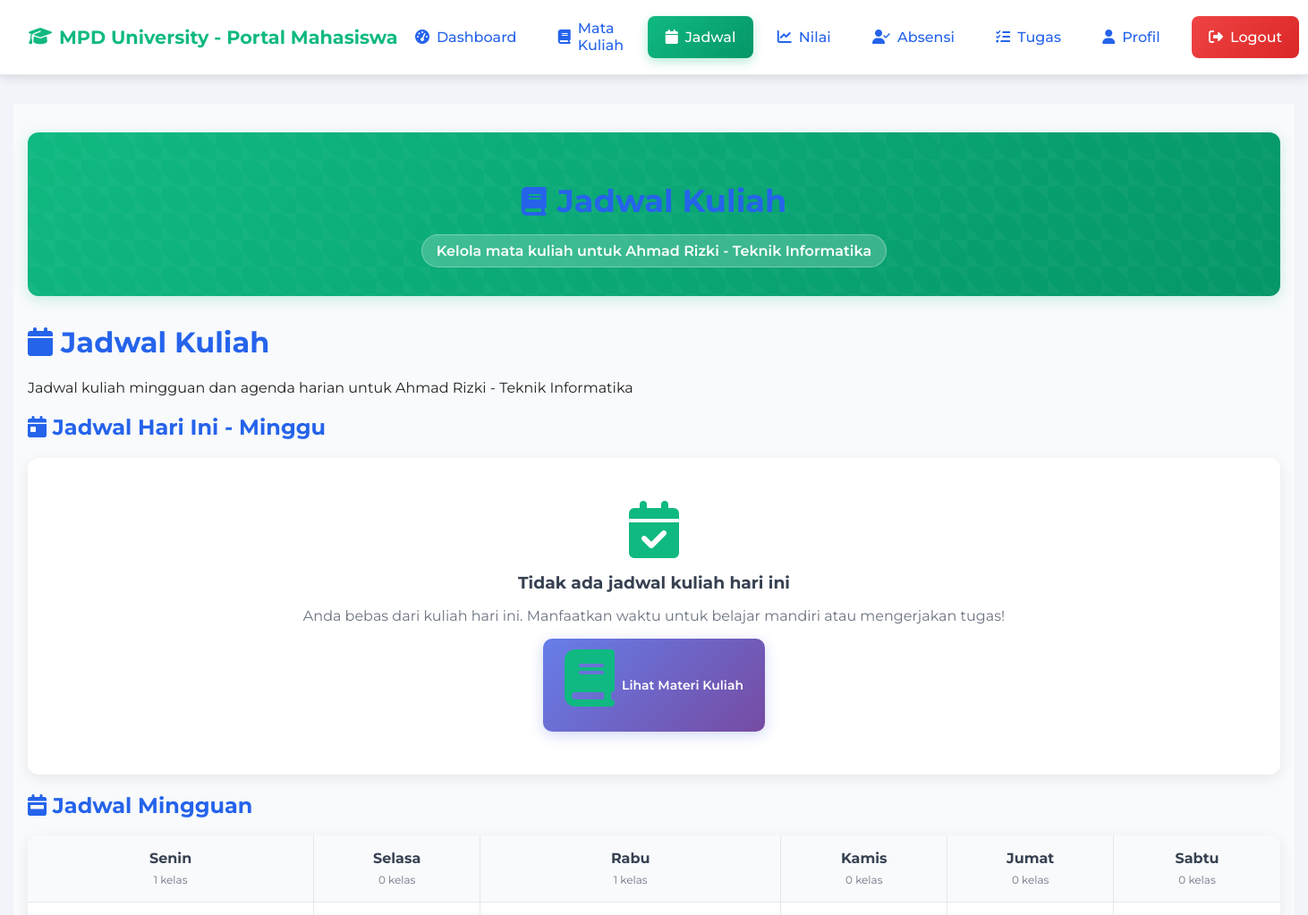
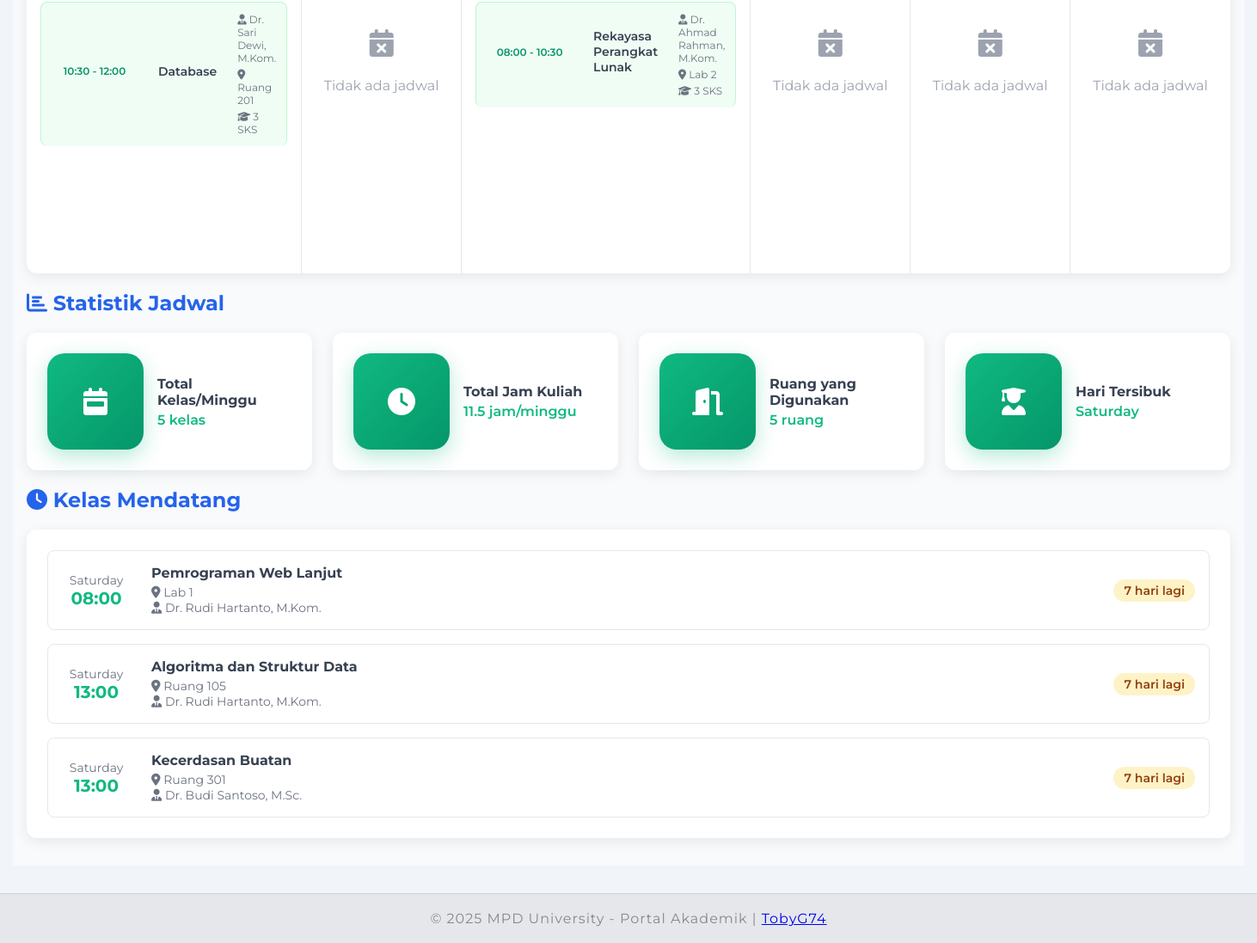
The page /mahasiswa/jadwal.php (signed in) on the database its author committed (2 pictures, top to bottom).
### tables this page shows
CREATE TABLE mahasiswa (
    id INT AUTO_INCREMENT PRIMARY KEY,
    user_id INT UNIQUE,
    nim VARCHAR(20) UNIQUE NOT NULL,
    nama VARCHAR(100) NOT NULL,
    program_studi_id INT,
    semester INT,    email VARCHAR(100),
    phone VARCHAR(20),
    alamat TEXT,
    created_at DATETIME DEFAULT NOW(),
    FOREIGN KEY (user_id) REFERENCES users(id),
    FOREIGN KEY (program_studi_id) REFERENCES program_studi(id)
);

CREATE TABLE program_studi (
    id INT AUTO_INCREMENT PRIMARY KEY,
    nama VARCHAR(100) NOT NULL,    fakultas_id INT,
    kaprodi VARCHAR(100),
    created_at DATETIME DEFAULT NOW(),
    FOREIGN KEY (fakultas_id) REFERENCES fakultas(id)
);

CREATE TABLE jadwal (
    id INT AUTO_INCREMENT PRIMARY KEY,
    mata_kuliah_id INT NOT NULL,
    hari VARCHAR(10) NOT NULL,
    jam_mulai TIME NOT NULL,
    jam_selesai TIME NOT NULL,    ruang VARCHAR(50) NOT NULL,
    kelas VARCHAR(10) NOT NULL,
    created_at DATETIME DEFAULT NOW(),
    FOREIGN KEY (mata_kuliah_id) REFERENCES mata_kuliah(id)
);

CREATE TABLE mata_kuliah (
    id INT AUTO_INCREMENT PRIMARY KEY,
    kode_mk VARCHAR(10) UNIQUE NOT NULL,
    nama_mk VARCHAR(100) NOT NULL,
    sks INT NOT NULL,
    semester INT NOT NULL,
    deskripsi TEXT,    dosen_id INT NOT NULL,
    program_studi_id INT,
    created_at DATETIME DEFAULT NOW(),
    updated_at DATETIME DEFAULT NOW(),
    FOREIGN KEY (dosen_id) REFERENCES dosen(id),
    FOREIGN KEY (program_studi_id) REFERENCES program_studi(id)
);

CREATE TABLE dosen (
    id INT AUTO_INCREMENT PRIMARY KEY,
    user_id INT UNIQUE,
    nidn VARCHAR(20) NOT NULL UNIQUE,
    nama VARCHAR(100) NOT NULL,
    bidang_keahlian VARCHAR(50),    fakultas_id INT,
    email VARCHAR(100),
    phone VARCHAR(20),
    alamat TEXT,
    created_at DATETIME DEFAULT NOW(),
    FOREIGN KEY (user_id) REFERENCES users(id),
    FOREIGN KEY (fakultas_id) REFERENCES fakultas(id)
);

### mahasiswa/jadwal.php (the view, shortened to what the rows shown need)
<?php
require_once '../koneksi.php';
$user_id = $_SESSION['user_id'];
$query = "SELECT m.*, ps.nama as program_studi_nama, f.nama as fakultas_nama
          FROM mahasiswa m
          JOIN program_studi ps ON m.program_studi_id = ps.id
          JOIN fakultas f ON ps.fakultas_id = f.id
          WHERE m.user_id = '$user_id'";
$result = mysqli_query($conn, $query);
$mahasiswa = mysqli_fetch_assoc($result);
$jadwal_query = "SELECT
    j.hari,
    j.jam_mulai,
    j.jam_selesai,
    j.ruang,
    j.kelas,
    mk.nama_mk as mata_kuliah,
    mk.sks,
    d.nama as dosen
FROM kelas k
JOIN mata_kuliah mk ON k.mata_kuliah_id = mk.id
JOIN jadwal j ON mk.id = j.mata_kuliah_id
JOIN dosen d ON mk.dosen_id = d.id
WHERE k.mahasiswa_id = '{$mahasiswa['id']}'
ORDER BY
    CASE j.hari
        WHEN 'Senin' THEN 1
        WHEN 'Selasa' THEN 2
        WHEN 'Rabu' THEN 3
        WHEN 'Kamis' THEN 4
        WHEN 'Jumat' THEN 5
        WHEN 'Sabtu' THEN 6
        WHEN 'Minggu' THEN 7
    END,
    j.jam_mulai";
$jadwal_result = mysqli_query($conn, $jadwal_query);
$jadwal_mingguan = [
    'Senin' => [],
    'Selasa' => [],
    'Rabu' => [],
    'Kamis' => [],
    'Jumat' => [],
    'Sabtu' => [],
    'Minggu' => []
];
while ($row = mysqli_fetch_assoc($jadwal_result)) {
    $jadwal_mingguan[$row['hari']][] = [
        'jam_mulai' => $row['jam_mulai'],
        'jam_selesai' => $row['jam_selesai'],
        'mata_kuliah' => $row['mata_kuliah'],
        'dosen' => $row['dosen'],
        'ruang' => $row['ruang'],
        'kelas' => $row['kelas'],
        'sks' => $row['sks']
    ];
}
$hari_list = ['Senin', 'Selasa', 'Rabu', 'Kamis', 'Jumat', 'Sabtu'];
$today = date('l');
$hari_indonesia = [
    'Monday' => 'Senin',
    'Tuesday' => 'Selasa',
    'Wednesday' => 'Rabu',
    'Thursday' => 'Kamis',
    'Friday' => 'Jumat',
    'Saturday' => 'Sabtu',
    'Sunday' => 'Minggu'
];
$today_indo = $hari_indonesia[$today];
?>
<!DOCTYPE html>
<html lang="id">
<head>
    <link rel="stylesheet" href="../assets/css/style.css">
    <link rel="stylesheet" href="../assets/css/mahasiswa.css">
    <link rel="stylesheet" href="https://cdnjs.cloudflare.com/ajax/libs/font-awesome/6.4.0/css/all.min.css">
</head>
<body>
    <main>
        <div class="dashboard-container">
            <div class="page-header">
                <h1><i class="fas fa-book"></i> Jadwal Kuliah</h1>
                <div class="page-info">
                    <div class="semester-info">
                        Kelola mata kuliah untuk <?php echo $mahasiswa['nama']; ?> - <?php echo $mahasiswa['program_studi_nama']; ?>
                    </div>
                </div>
            </div>
            <div class="dashboard-header">
                <h1><i class="fas fa-calendar"></i> Jadwal Kuliah</h1>
                <p>Jadwal kuliah mingguan dan agenda harian untuk <?php echo $mahasiswa['nama']; ?> - <?php echo $mahasiswa['program_studi_nama']; ?></p>
            </div>
            <div class="dashboard-section">
                <h2><i class="fas fa-calendar-day"></i> Jadwal Hari Ini - <?php echo $today_indo; ?></h2>
            </div>
            <div class="dashboard-section">
                <h2><i class="fas fa-calendar-week"></i> Jadwal Mingguan</h2>
                <div class="weekly-schedule">
                    <div class="schedule-grid">
                        <?php foreach ($hari_list as $hari): ?>
                            <div class="day-column">
                                <div class="day-header">
                                    <h3><?php echo $hari; ?></h3>
                                    <span class="day-count">
                                        <?php echo isset($jadwal_mingguan[$hari]) ? count($jadwal_mingguan[$hari]) : 0; ?> kelas
                                    </span>
                                </div>
                                <div class="day-content">
                                    <?php if (isset($jadwal_mingguan[$hari]) && !empty($jadwal_mingguan[$hari])): ?>
                                        <?php foreach ($jadwal_mingguan[$hari] as $jadwal): ?>
                                            <div class="schedule-item">
                                                <div class="schedule-time">
                                                    <?php echo substr($jadwal['jam_mulai'], 0, 5); ?> - <?php echo substr($jadwal['jam_selesai'], 0, 5); ?>
                                                </div>
                                                <div class="schedule-course">
                                                    <?php echo $jadwal['mata_kuliah']; ?>
                                                </div>
                                                <div class="schedule-info">
                                                    <span><i class="fas fa-user-tie"></i> <?php echo $jadwal['dosen']; ?></span>
                                                    <span><i class="fas fa-map-marker-alt"></i> <?php echo $jadwal['ruang']; ?></span>
                                                    <span><i class="fas fa-graduation-cap"></i> <?php echo $jadwal['sks']; ?> SKS</span>
                                                </div>
                                            </div>
                                        <?php endforeach; ?>
                                    <?php endif; ?>
                                </div>
                            </div>
                        <?php endforeach; ?>
                    </div>
                </div>
            </div>
            <div class="dashboard-section">
                <h2><i class="fas fa-chart-bar"></i> Statistik Jadwal</h2>
            </div>
            <div class="dashboard-section">
                <h2><i class="fas fa-clock"></i> Kelas Mendatang</h2>
            </div>
        </div>
    </main>
</body>
</html>

### rows shown on the page
mahasiswa: nama "Ahmad Rizki", program_studi.nama "Teknik Informatika"
jadwal: jam_mulai "10:30", jam_selesai "12:00", mata_kuliah.nama_mk "Database", dosen.nama "Dr. Sari Dewi, M.Kom.", ruang "Ruang 201", mata_kuliah.sks "3"
jadwal: jam_mulai "08:00", jam_selesai "10:30", mata_kuliah.nama_mk "Rekayasa Perangkat Lunak", dosen.nama "Dr. Ahmad Rahman, M.Kom.", ruang "Lab 2", mata_kuliah.sks "3"

### other values the page prints
$hari "Senin"
count($jadwal_mingguan[$hari]) "1"
$hari "Selasa"
count($jadwal_mingguan[$hari]) "0"
$hari "Rabu"
$hari "Kamis"
$hari "Jumat"
$hari "Sabtu"
$total_classes "5"
$total_hours "11.5"
count($unique_rooms) "5"
$busiest_day ?: 'Tidak ada' "Saturday"
$class['hari'] "Saturday"
$class['jam'] "08:00"
$class['mata_kuliah'] "Pemrograman Web Lanjut"
